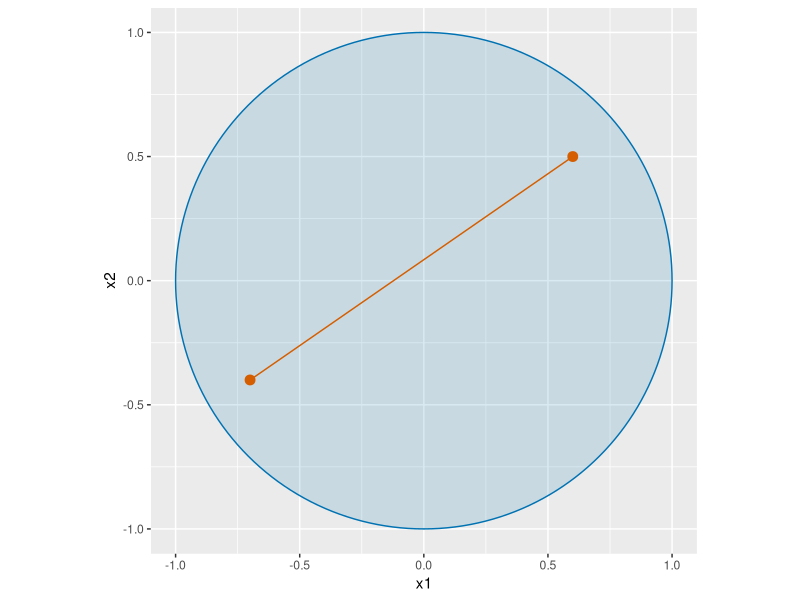

Generate this figure with R:
## ---- chunk 1
#| label: convex-set-r
#| fig-alt: >-
#|   A blue-outlined disk of radius 1 centered at the origin, shaded light
#|   blue. Two vermilion circles mark points x and y inside it, joined by a
#|   vermilion segment that stays inside the disk.
#| fig-height: 4
#| fig-width: 4
cs_angle_fc <- seq(0, 2 * pi, length.out = 201)
cs_cos_fc <- cos(cs_angle_fc)
cs_sin_fc <- sin(cs_angle_fc)
cs_disk_fc <- tibble::tibble(x1 = cs_cos_fc, x2 = cs_sin_fc)
cs_points_x1_fc <- c(-0.7, 0.6)
cs_points_x2_fc <- c(-0.4, 0.5)
cs_points_fc <- tibble::tibble(x1 = cs_points_x1_fc, x2 = cs_points_x2_fc)
cs_segment_fc <- tibble::tibble(
  x1 = -0.7, x2 = -0.4, x1_end = 0.6, x2_end = 0.5
)
cs_aes_fc <- ggplot2::aes(x1, x2)
cs_seg_aes_fc <- ggplot2::aes(xend = x1_end, yend = x2_end)
ggplot2::ggplot(cs_disk_fc, cs_aes_fc) +
  ggplot2::geom_polygon(fill = "#0072B2", alpha = 0.15, colour = "#0072B2") +
  ggplot2::geom_segment(
    data = cs_segment_fc, mapping = cs_seg_aes_fc, colour = "#D55E00"
  ) +
  ggplot2::geom_point(data = cs_points_fc, colour = "#D55E00", size = 3) +
  ggplot2::coord_fixed() +
  ggplot2::labs(x = "x1", y = "x2")
